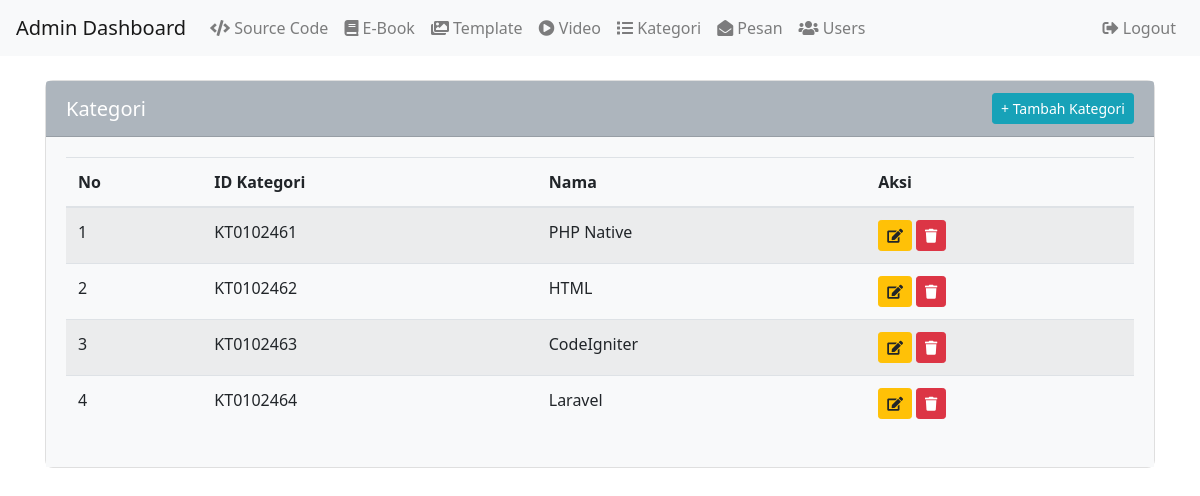
The page /private/admin/kategori/index.php on the database its author committed.
### tables this page shows
CREATE TABLE `kategori` (
  `id` int(11) NOT NULL,
  `kd_kategori` varchar(50) NOT NULL,
  `nama` varchar(255) NOT NULL
);

### private/admin/kategori/index.php (the view, shortened to what this page needs)
<!DOCTYPE html>
<html lang="en">
<head>
    <link rel="stylesheet" href="https://stackpath.bootstrapcdn.com/bootstrap/4.5.2/css/bootstrap.min.css">
    <link rel="stylesheet" href="https://cdnjs.cloudflare.com/ajax/libs/font-awesome/5.15.4/css/all.min.css">
    <link rel="stylesheet" href="../admin.css">
</head>
<body>
    <div class="content">
        <nav class="navbar navbar-expand-lg navbar-light bg-light">
            <div class="collapse navbar-collapse" id="navbarNav">
                <a class="navbar-brand" href="#">Admin Dashboard</a>
                <ul class="navbar-nav mr-auto">
                    <li class="nav-item">
                        <a class="nav-link" href="../index.php"><i class="fas fa-code"></i> Source Code</a>
                    </li>
                    <li class="nav-item">
                        <a class="nav-link" href="../e_book/index.php"><i class="fas fa-book"></i> E-Book</a>
                    </li>
                    <li class="nav-item">
                        <a class="nav-link" href="../template/index.php"><i class="fas fa-images"></i> Template</a>
                    </li>
                    <li class="nav-item">
                        <a class="nav-link" href="../video/index.php"><i class="fas fa-play-circle"></i> Video</a>
                    </li>
                    <li class="nav-item">
                        <a class="nav-link" href=""><i class="fas fa-list"></i> Kategori</a>
                    </li>
                    <li class="nav-item">
                        <a class="nav-link" href="index.php"><i class="fas fa-envelope-open"></i> Pesan</a>
                    </li>
                    <li class="nav-item">
                        <a class="nav-link" href=""><i class="fas fa-users"></i> Users</a>
                    </li>
                    <li class="nav-item">
                        <a class="nav-link" href=""></a>
                    </li>
                </ul>
                <ul class="navbar-nav">
                    <li class="nav-item">
                        <a class="nav-link" href="../../logout.php"><i class="fas fa-sign-out-alt"></i> Logout</a>
                    </li>
                </ul>
            </div>
        </nav>
        <div class="container mt-4">
            <div class="row">
                <div class="col-md-12">
                    <div class="card">
                        <div class="card-header d-flex justify-content-between align-items-center">
                            <h5 class="card-title mb-0">Kategori</h5>
                            <a href="add.php" class="btn btn-info btn-sm d-none d-md-inline-flex">
                                + Tambah Kategori
                            </a>
                        </div>
                        <div class="card-body">
                            <?php
                            include '../../../includes/koneksi.php';
                            $sql = "SELECT * FROM kategori";
                            $result = $conn->query($sql);
                            ?>
                            <table class="table table-striped">
                                <thead>
                                    <tr>
                                        <th>No</th>
                                        <th>ID Kategori</th>
                                        <th>Nama</th>
                                        <th>Aksi</th>
                                    </tr>
                                </thead>
                                <tbody>
                                    <?php
                                    if ($result->num_rows > 0) {
                                        $no = 1;
                                        while ($row = $result->fetch_assoc()) {
                                            echo '<tr>';
                                            echo '<td>' . $no++ . '</td>';
                                            echo '<td>' . htmlspecialchars($row['kd_kategori']) . '</td>';
                                            echo '<td>' . htmlspecialchars($row['nama']) . '</td>';
                                            echo '<td>';
                                            echo '<a href="edit_kategori.php?id=' . htmlspecialchars($row['id']) . '" class="btn btn-warning btn-sm"><i class="fas fa-edit"></i></a> ';
                                            echo '<a href="delete_kategori.php?id=' . htmlspecialchars($row['id']) . '" class="btn btn-danger btn-sm" onclick="return confirm(\'Yakin ingin menghapus Kategori ini ?\')"><i class="fas fa-trash"></i></a>';
                                            echo '</td>';
                                            echo '</tr>';
                                        }
                                    } else {
                                        echo '<tr><td colspan="6">No data available</td>';
                                    }
                                    ?>
                                </tbody>
                            </table>
                        </div>
                    </div>
                </div>
            </div>
        </div>
    </div>
</body>
</html>

### private/admin/admin.css (style rules this page uses)
body { font-family: 'Segoe UI', Tahoma, Geneva, Verdana, sans-serif; margin: 0; padding: 0; }
.navbar { margin-bottom: 20px; }
.card { border-radius: 0.5rem; }
.card-header { background-color: #adb5bd; color: #fff; font-size: 1.25rem; }
.card-body { background-color: #f8f9fa; padding: 1.25rem; }
.card-title { margin-bottom: 0; }
.d-md-inline-flex { display: inline-flex; }

### rows shown on the page
kategori: kd_kategori "KT0102461", nama "PHP Native"
kategori: kd_kategori "KT0102462", nama "HTML"
kategori: kd_kategori "KT0102463", nama "CodeIgniter"
kategori: kd_kategori "KT0102464", nama "Laravel"
